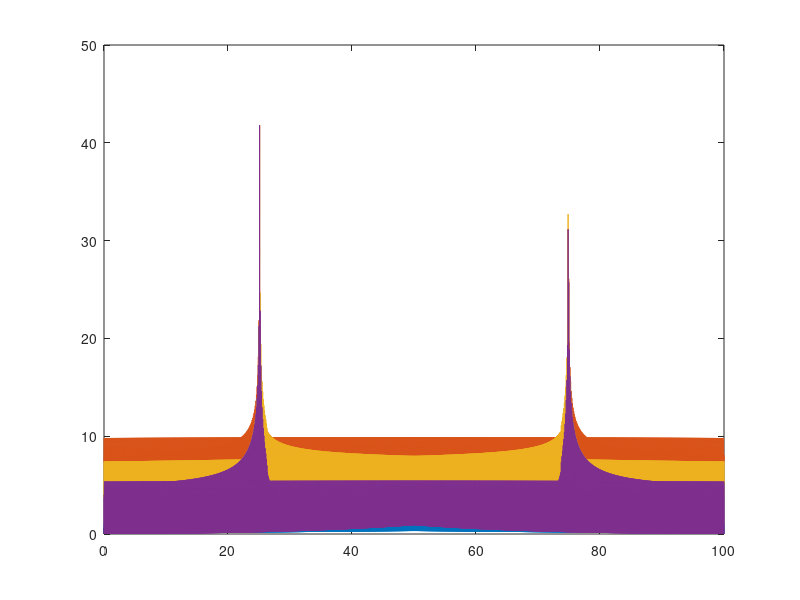

This chart was generated by the following MATLAB code:
%% Nonlinear Amplitude
clear all
m=0.03;
k2 =2.9609e+03;
m1 =0.3676;
k1 =1.7064e+04;
t=linspace(0,100,10000);
w=2*pi*10;
U=1*sin(w*t);


u1 = (sqrt(4*(12*k1*k2 - 6*k2*m*3028*w^2)^3 + 11664*k2^4*m*3028^2*U.^2*w^4)+ 108*k2^2*m*3028*U*w^2).^(1/3)/(6*2^(1/3)*k2)...
    - (12*k1*k2 - 6*k2*m*3028*w^2)./(3*2^(2/3)*k2*(sqrt(4*(12*k1*k2- 6*k2*m*3028*w^2)^3 + 11664*k2^4*m*3028^2*U.^2*w^4)...
    + 108*k2^2*m*3028*U*w^2).^(1/3)) + U;

u2 = -((1 - 1i*sqrt(3))*(sqrt(4*(12*k1*k2 - 6*k2*m*3028*w^2)^3 + 11664*k2^4*m*3028^2*U.^2*w^4)...
    + 108*k2^2*m*3028*U*w^2).^(1/3))/(12*2^(1/3)*k2) + ((1 + 1i*sqrt(3))*(12*k1*k2 - ...
    6*k2*m*3028*w^2))./(6*2^(2/3)*k2*(sqrt(4*(12*k1*k2 - 6*k2*m*3028*w^2)^3 + 11664*k2^4*m*3028^2*U.^2*w^4) ...
    + 108*k2^2*m*3028*U*w^2).^(1/3)) + U;

u3 = -((1 + 1i*sqrt(3))*(sqrt(4*(12*k1*k2 - 6*k2*m*3028*w^2)^3 + 11664*k2^4*m*3028^2*U.^2*w^4)...
    + 108*k2^2*m*3028*U*w^2).^(1/3))/(12*2^(1/3)*k2) + ((1 - 1i*sqrt(3))*(12*k1*k2 - ...
    6*k2*m*3028*w^2))./(6*2^(2/3)*k2*(sqrt(4*(12*k1*k2 - 6*k2*m*3028*w^2)^3 + 11664*k2^4*m*3028^2*U.^2*w^4) ...
    + 108*k2^2*m*3028*U*w^2).^(1/3)) + U;

figure
plot(t,abs(U),t,abs(u1),t,abs(u2),t,abs(u3))